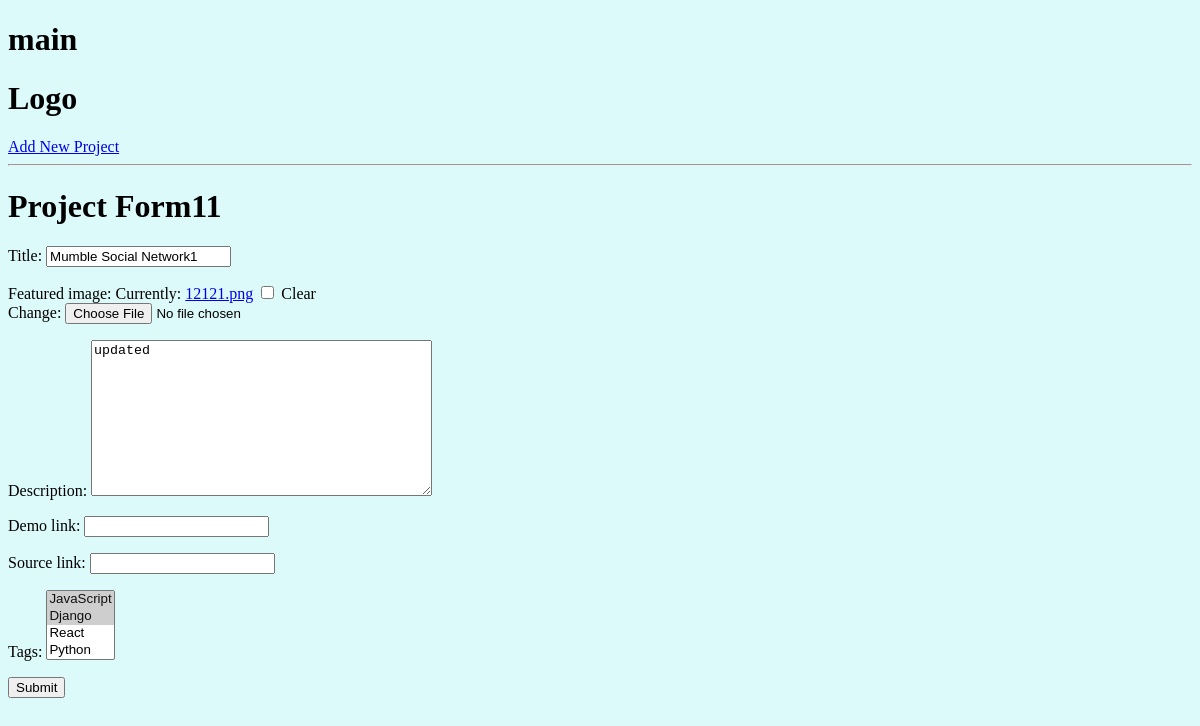
Page /update-project/d19d22a5-5be7-4dbb-9f68-291a6acbfa25 on the earlier database version.
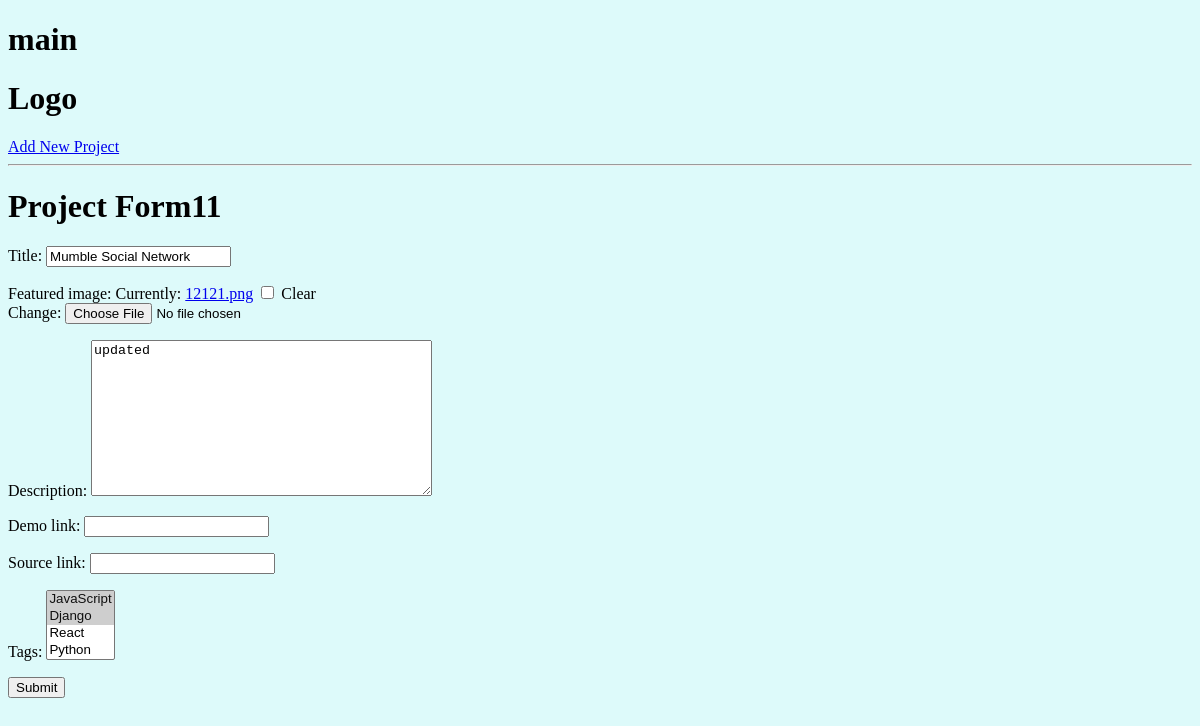
Same page on the later database version.
### projects/models.py (models this page shows, shortened)
class Project(models.Model):
    id = models.UUIDField(default=uuid.uuid4, primary_key=True,
                          unique=True, editable=False)  # id = created by default
    created = models.DateTimeField(auto_now_add=True)
    title = models.CharField(max_length=200)
    description = models.TextField(
        null=True, blank=True)  # can be empty or null
    featured_image = models.ImageField(
        null=True, blank=True, default="default.png")  # please rename the image name
    demo_link = models.CharField(max_length=200, null=True, blank=True)
    source_link = models.CharField(max_length=200, null=True, blank=True)
    tags = models.ManyToManyField('Tag', blank=True)  # 'Tag' ref
    vote_total = models.IntegerField(default=0, null=True, blank=True)
    vote_ratio = models.IntegerField(default=0, null=True, blank=True)

### projects/views.py (the view)
# urls.py: path("update-project/<str:pk1>", views.updateProject, name="update-project"),
def updateProject(request, pk1):
    project = Project.objects.get(id=pk1)
    if request.method == 'POST':
        form = ProjectForm(request.POST, request.FILES, instance=project)
        print(request.POST)  # request.POST['title']
        if form.is_valid():  # check required form + validity
            form.save()  # add new project to data base
            return redirect('projects')  # change
    else:
        form = ProjectForm(instance=project)
    context: dict = {'form': form}
    return render(request, "projects/project_form.html", context)

### projects/forms.py
class ProjectForm(ModelForm):
    class Meta:
        model = Project
        fields = ['title', 'featured_image', 'description',
                  'demo_link', 'source_link', 'tags']

### projects/models.py (called while the page is built)
    def __str__(self) -> str:
        return self.name

### projects/templates/projects/project_form.html (shortened to what this page needs)
{% extends 'main.html' %}
{% block content %}
<h1>Project Form11</h1>
<form action="" method="POST" enctype"multipart/form-data">
    {{form.as_p}}
    <input type="submit">
</form>
{% endblock content %}

Differences in the rows shown:
changed Project "updated": title "Mumble Social Network1" → "Mumble Social Network"
